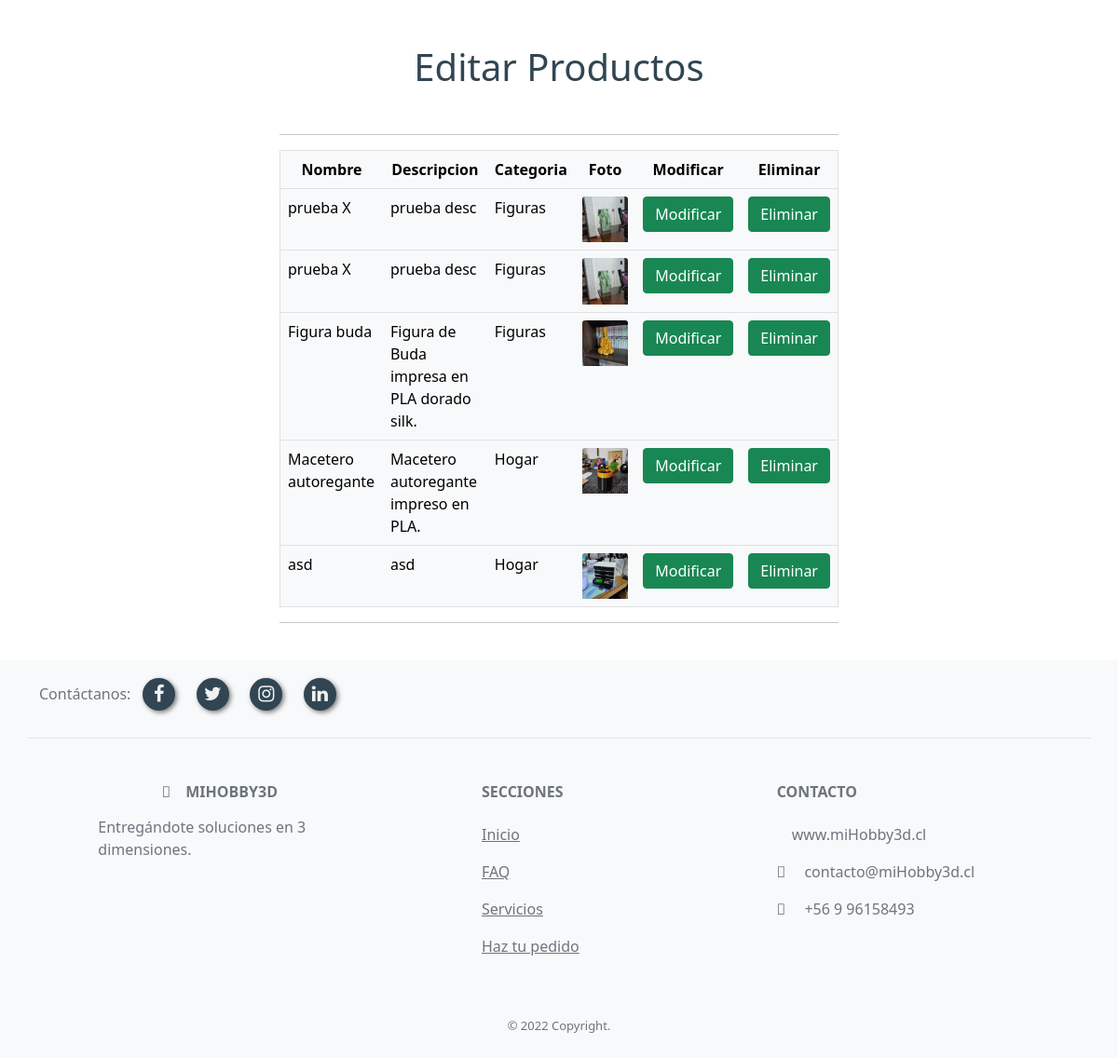
Page /lista_mod (signed in) on the earlier database version.
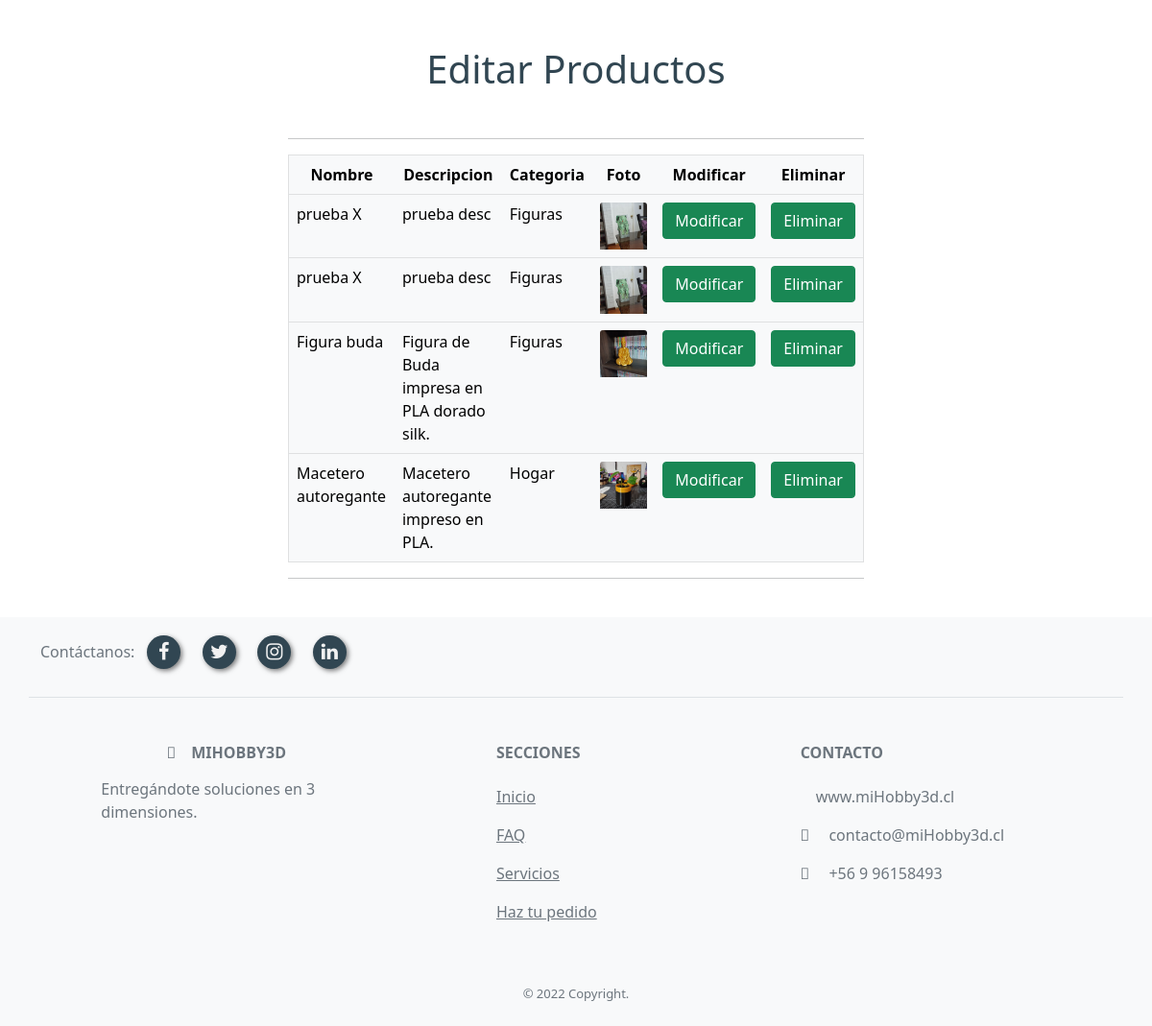
Same page on the later database version.
### homepage/models.py (models this page shows, shortened)
class Producto(models.Model):
    idProducto=models.IntegerField(primary_key=True, verbose_name='id de Producto')
    nombreProducto=models.CharField(max_length=50, verbose_name='nombre Producto')
    descripcionProducto=models.CharField(max_length=200, verbose_name='descripcion Producto')
    categoria=models.ForeignKey(CategoriaProducto, default=1, on_delete=models.CASCADE)
    imagenProducto=models.ImageField(upload_to='uploads', blank=True, verbose_name='Imagen Producto')

class CategoriaProducto(models.Model):
    idCategoria=models.IntegerField(primary_key=True, verbose_name='id de categoria')
    nombreCategoria=models.CharField(max_length=50, verbose_name='nombre categoria')
    def __str__(self):
        return self.nombreCategoria

### homepage/views.py (the view)
# urls.py: path('lista_mod', lista_mod ,name="lista_mod"),
def lista_mod(request):
    productos= Producto.objects.all()
    datos = {
        'productos': productos
    }
    return render(request, 'homepage/lista_mod.html', datos)

### homepage/templates/homepage/lista_mod.html (shortened to what the changed rows need)
{% load static %}
<!DOCTYPE html>
<html lang="en">
<head>
    <link href="https://cdn.jsdelivr.net/npm/bootstrap@5.1.3/dist/css/bootstrap.min.css" rel="stylesheet">
    <link rel="stylesheet" href="https://cdn.jsdelivr.net/npm/bootstrap-icons@1.3.0/font/bootstrap-icons.css" />
    <link rel="stylesheet" href="https://stackpath.bootstrapcdn.com/font-awesome/4.7.0/css/font-awesome.min.css">
    <link rel="stylesheet" href="{% static 'homepage/css/style.css' %}">
</head>
<body>
    {% load socialaccount %}
    {% if user.is_staff %}
        <div class=" my-5 titulo-main">
            <h1>Editar Productos</h1>
        </div>
        <div class="row mt-5 col-6 d-flex mx-auto align-items-center">
            <table class="table table-light" border="1">
                <tr>
                    <th class="text-center">Nombre</th>
                    <th class="text-center">Descripcion</th>
                    <th class="text-center">Categoria</th>
                    <th class="text-center">Foto</th>
                    <th class="text-center">Modificar</th>
                    <th class="text-center">Eliminar</th>
                </tr>
                {% for pr in productos%}
                <tr>
                    <td>{{pr.nombreProducto}}</td>
                    <td>{{pr.descripcionProducto}}</td>
                    <td>{{pr.categoria}}</td>
                    <td><img src="{{pr.imagenProducto.url}}" class="card-img-top img-fluid"></td>
                    <td><a href="{% url 'modificar_producto' pr.idProducto %}" class="btn btn-success">Modificar</a></td>
                    <td><a href="{% url 'eliminar_producto' pr.idProducto %}" class="btn btn-success">Eliminar</a></td>
                </tr>
                {% endfor %}
            </table>
        </div>
    {% else %}
    <div class=" my-5 titulo-main">
        <h1 class="my-5">Ud. no tiene permisos para entrar acá.</h1>
        <a href="/" class="btn btn-primary">Volver</a>
    </div>
    {% endif %}
</body>
</html>

Differences in the rows shown:
removed Producto: nombreProducto "asd", descripcionProducto "asd", categoria "Hogar", imagenProducto (picture)
